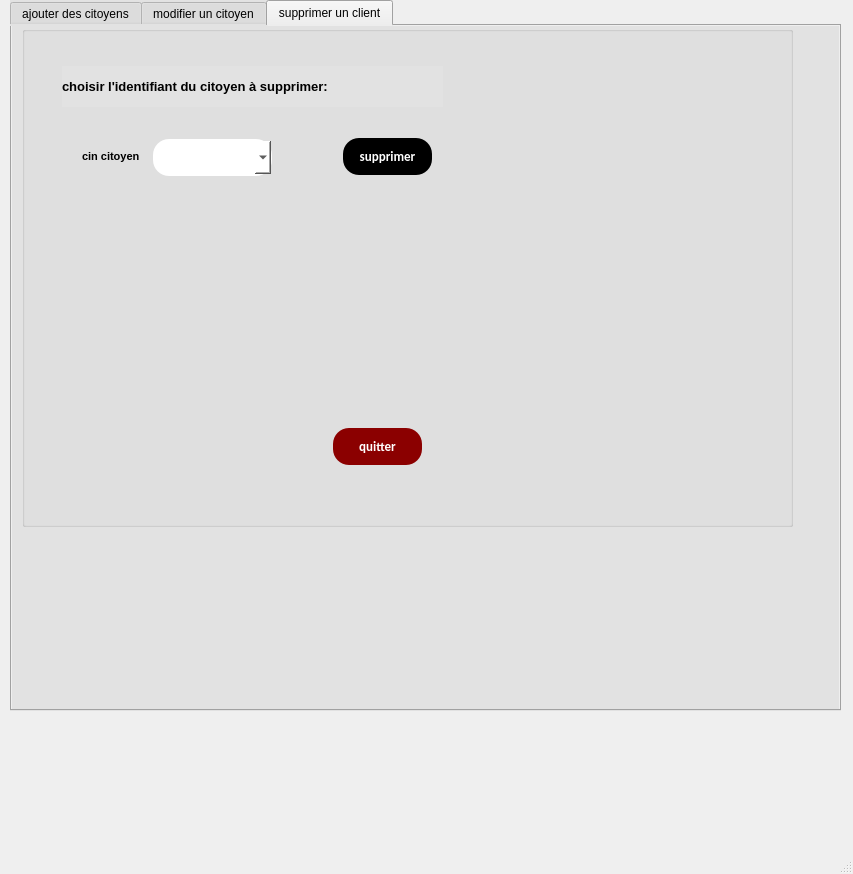
<?xml version="1.0" encoding="UTF-8"?>
<ui version="4.0">
 <class>MainWindow</class>
 <widget class="QMainWindow" name="MainWindow">
  <property name="geometry">
   <rect>
    <x>0</x>
    <y>0</y>
    <width>853</width>
    <height>874</height>
   </rect>
  </property>
  <property name="windowTitle">
   <string>MainWindow</string>
  </property>
  <widget class="QWidget" name="centralwidget">
   <widget class="QTabWidget" name="tabWidget_2">
    <property name="geometry">
     <rect>
      <x>10</x>
      <y>0</y>
      <width>831</width>
      <height>711</height>
     </rect>
    </property>
    <property name="styleSheet">
     <string notr="true">background-color:rgb(226, 226, 226);</string>
    </property>
    <property name="currentIndex">
     <number>2</number>
    </property>
    <widget class="QWidget" name="modif_cl">
     <attribute name="title">
      <string>ajouter des citoyens</string>
     </attribute>
     <widget class="QGroupBox" name="ajout_cl">
      <property name="geometry">
       <rect>
        <x>0</x>
        <y>0</y>
        <width>771</width>
        <height>731</height>
       </rect>
      </property>
      <property name="styleSheet">
       <string notr="true">background-color:rgb(226, 226, 226);</string>
      </property>
      <property name="title">
       <string/>
      </property>
      <widget class="QLineEdit" name="lineEdit_3">
       <property name="geometry">
        <rect>
         <x>300</x>
         <y>230</y>
         <width>141</width>
         <height>41</height>
        </rect>
       </property>
       <property name="font">
        <font>
         <family>calibri</family>
         <pointsize>-1</pointsize>
         <weight>75</weight>
         <bold>true</bold>
         <underline>false</underline>
         <strikeout>false</strikeout>
        </font>
       </property>
       <property name="styleSheet">
        <string notr="true">background-color: black	;
  border: none;
  color: white;
  padding: 10px;
  text-align: center;
  text-decoration: none;
font-family:calibri;
  display: inline-block;
  font-size: 13px;
  margin: 2px 1px;
  border-radius : 16px;</string>
       </property>
       <property name="text">
        <string>Affichage des citoyens</string>
       </property>
       <property name="readOnly">
        <bool>true</bool>
       </property>
      </widget>
      <widget class="QPushButton" name="pushButton_11">
       <property name="geometry">
        <rect>
         <x>320</x>
         <y>510</y>
         <width>101</width>
         <height>41</height>
        </rect>
       </property>
       <property name="font">
        <font>
         <family>calibri</family>
         <pointsize>-1</pointsize>
         <weight>75</weight>
         <italic>false</italic>
         <bold>true</bold>
         <underline>false</underline>
         <strikeout>false</strikeout>
         <kerning>true</kerning>
        </font>
       </property>
       <property name="autoFillBackground">
        <bool>false</bool>
       </property>
       <property name="styleSheet">
        <string notr="true">background-color: #8B0000	;
  border: none;
  color: white;
  padding: 10px;
  text-align: center;
  text-decoration: none;
font-family:calibri;
  display: inline-block;
  font-size: 13px;
  margin: 2px 1px;
  border-radius : 16px;</string>
       </property>
       <property name="text">
        <string>quitter</string>
       </property>
      </widget>
      <widget class="QPushButton" name="pushButton_ajout">
       <property name="geometry">
        <rect>
         <x>650</x>
         <y>110</y>
         <width>101</width>
         <height>41</height>
        </rect>
       </property>
       <property name="font">
        <font>
         <family>calibri</family>
         <pointsize>-1</pointsize>
         <weight>75</weight>
         <italic>false</italic>
         <bold>true</bold>
         <underline>false</underline>
         <strikeout>false</strikeout>
         <kerning>true</kerning>
        </font>
       </property>
       <property name="autoFillBackground">
        <bool>false</bool>
       </property>
       <property name="styleSheet">
        <string notr="true">background-color: black	;
  border: none;
  color: white;
  padding: 10px;
  text-align: center;
  text-decoration: none;
font-family:calibri;
  display: inline-block;
  font-size: 13px;
  margin: 2px 1px;
  border-radius : 16px;</string>
       </property>
       <property name="text">
        <string>Ajouter</string>
       </property>
      </widget>
      <widget class="QLabel" name="label_5">
       <property name="geometry">
        <rect>
         <x>260</x>
         <y>21</y>
         <width>61</width>
         <height>21</height>
        </rect>
       </property>
       <property name="font">
        <font>
         <pointsize>8</pointsize>
         <weight>75</weight>
         <italic>false</italic>
         <bold>true</bold>
        </font>
       </property>
       <property name="text">
        <string>affinites</string>
       </property>
      </widget>
      <widget class="QLineEdit" name="le_prenom">
       <property name="geometry">
        <rect>
         <x>110</x>
         <y>121</y>
         <width>113</width>
         <height>41</height>
        </rect>
       </property>
       <property name="styleSheet">
        <string notr="true">background-color: white	;
  border: none;
  color: black;
  padding: 10px;
  text-align: center;
  text-decoration: none;
font-family:calibri;
  display: inline-block;
  font-size: 13px;
  margin: 2px 1px;
  border-radius : 16px;</string>
       </property>
       <property name="text">
        <string/>
       </property>
       <property name="readOnly">
        <bool>false</bool>
       </property>
      </widget>
      <widget class="QLineEdit" name="le_id">
       <property name="geometry">
        <rect>
         <x>110</x>
         <y>21</y>
         <width>113</width>
         <height>41</height>
        </rect>
       </property>
       <property name="styleSheet">
        <string notr="true">background-color: white	;
  border: none;
  color: black;
  padding: 10px;
  text-align: center;
  text-decoration: none;
font-family:calibri;
  display: inline-block;
  font-size: 13px;
  margin: 2px 1px;
  border-radius : 16px;</string>
       </property>
       <property name="readOnly">
        <bool>false</bool>
       </property>
      </widget>
      <widget class="QLineEdit" name="le_page">
       <property name="geometry">
        <rect>
         <x>360</x>
         <y>120</y>
         <width>113</width>
         <height>41</height>
        </rect>
       </property>
       <property name="styleSheet">
        <string notr="true">background-color: white	;
  border: none;
  color: black;
  padding: 10px;
  text-align: center;
  text-decoration: none;
font-family:calibri;
  display: inline-block;
  font-size: 13px;
  margin: 2px 1px;
  border-radius : 16px;</string>
       </property>
       <property name="text">
        <string/>
       </property>
       <property name="readOnly">
        <bool>false</bool>
       </property>
      </widget>
      <widget class="QLabel" name="label_3">
       <property name="geometry">
        <rect>
         <x>260</x>
         <y>121</y>
         <width>101</width>
         <height>20</height>
        </rect>
       </property>
       <property name="font">
        <font>
         <pointsize>8</pointsize>
         <weight>75</weight>
         <italic>false</italic>
         <bold>true</bold>
        </font>
       </property>
       <property name="text">
        <string>nb pages</string>
       </property>
      </widget>
      <widget class="QLabel" name="label_2">
       <property name="geometry">
        <rect>
         <x>20</x>
         <y>31</y>
         <width>71</width>
         <height>20</height>
        </rect>
       </property>
       <property name="font">
        <font>
         <pointsize>8</pointsize>
         <weight>75</weight>
         <italic>false</italic>
         <bold>true</bold>
        </font>
       </property>
       <property name="text">
        <string>cin citoyen</string>
       </property>
      </widget>
      <widget class="QLineEdit" name="le_nom">
       <property name="geometry">
        <rect>
         <x>110</x>
         <y>70</y>
         <width>113</width>
         <height>41</height>
        </rect>
       </property>
       <property name="styleSheet">
        <string notr="true">background-color: white	;
  border: none;
  color: black;
  padding: 10px;
  text-align: center;
  text-decoration: none;
font-family:calibri;
  display: inline-block;
  font-size: 13px;
  margin: 2px 1px;
  border-radius : 16px;</string>
       </property>
       <property name="readOnly">
        <bool>false</bool>
       </property>
      </widget>
      <widget class="QLineEdit" name="le_affinite">
       <property name="geometry">
        <rect>
         <x>360</x>
         <y>11</y>
         <width>113</width>
         <height>41</height>
        </rect>
       </property>
       <property name="styleSheet">
        <string notr="true">background-color: white	;
  border: none;
  color: black;
  padding: 10px;
  text-align: center;
  text-decoration: none;
font-family:calibri;
  display: inline-block;
  font-size: 13px;
  margin: 2px 1px;
  border-radius : 16px;</string>
       </property>
       <property name="readOnly">
        <bool>false</bool>
       </property>
      </widget>
      <widget class="QLineEdit" name="le_livre">
       <property name="geometry">
        <rect>
         <x>360</x>
         <y>61</y>
         <width>113</width>
         <height>41</height>
        </rect>
       </property>
       <property name="styleSheet">
        <string notr="true">background-color: white	;
  border: none;
  color: black;
  padding: 10px;
  text-align: center;
  text-decoration: none;
font-family:calibri;
  display: inline-block;
  font-size: 13px;
  margin: 2px 1px;
  border-radius : 16px;</string>
       </property>
       <property name="text">
        <string/>
       </property>
       <property name="readOnly">
        <bool>false</bool>
       </property>
      </widget>
      <widget class="QLabel" name="label_4">
       <property name="geometry">
        <rect>
         <x>260</x>
         <y>71</y>
         <width>47</width>
         <height>21</height>
        </rect>
       </property>
       <property name="font">
        <font>
         <pointsize>8</pointsize>
         <weight>75</weight>
         <italic>false</italic>
         <bold>true</bold>
        </font>
       </property>
       <property name="text">
        <string>livre</string>
       </property>
      </widget>
      <widget class="QLabel" name="label_6">
       <property name="geometry">
        <rect>
         <x>10</x>
         <y>81</y>
         <width>91</width>
         <height>20</height>
        </rect>
       </property>
       <property name="font">
        <font>
         <pointsize>8</pointsize>
         <weight>75</weight>
         <italic>false</italic>
         <bold>true</bold>
        </font>
       </property>
       <property name="text">
        <string>nom citoyen</string>
       </property>
      </widget>
      <widget class="QLabel" name="label_8">
       <property name="geometry">
        <rect>
         <x>10</x>
         <y>131</y>
         <width>101</width>
         <height>21</height>
        </rect>
       </property>
       <property name="font">
        <font>
         <pointsize>8</pointsize>
         <weight>75</weight>
         <italic>false</italic>
         <bold>true</bold>
        </font>
       </property>
       <property name="text">
        <string>prenom citoyen</string>
       </property>
      </widget>
      <widget class="QTableView" name="tab_citoyen">
       <property name="geometry">
        <rect>
         <x>90</x>
         <y>280</y>
         <width>601</width>
         <height>121</height>
        </rect>
       </property>
       <property name="styleSheet">
        <string notr="true">background-color:white;
border-radius:16px</string>
       </property>
      </widget>
      <widget class="QLineEdit" name="le_duree">
       <property name="geometry">
        <rect>
         <x>650</x>
         <y>60</y>
         <width>113</width>
         <height>41</height>
        </rect>
       </property>
       <property name="styleSheet">
        <string notr="true">background-color: white	;
  border: none;
  color: black;
  padding: 10px;
  text-align: center;
  text-decoration: none;
font-family:calibri;
  display: inline-block;
  font-size: 13px;
  margin: 2px 1px;
  border-radius : 16px;</string>
       </property>
       <property name="text">
        <string/>
       </property>
       <property name="readOnly">
        <bool>false</bool>
       </property>
      </widget>
      <widget class="QLineEdit" name="le_poste">
       <property name="geometry">
        <rect>
         <x>650</x>
         <y>10</y>
         <width>113</width>
         <height>41</height>
        </rect>
       </property>
       <property name="styleSheet">
        <string notr="true">background-color: white	;
  border: none;
  color: black;
  padding: 10px;
  text-align: center;
  text-decoration: none;
font-family:calibri;
  display: inline-block;
  font-size: 13px;
  margin: 2px 1px;
  border-radius : 16px;</string>
       </property>
       <property name="readOnly">
        <bool>false</bool>
       </property>
      </widget>
      <widget class="QLabel" name="label_7">
       <property name="geometry">
        <rect>
         <x>520</x>
         <y>80</y>
         <width>47</width>
         <height>21</height>
        </rect>
       </property>
       <property name="font">
        <font>
         <pointsize>8</pointsize>
         <weight>75</weight>
         <italic>false</italic>
         <bold>true</bold>
        </font>
       </property>
       <property name="text">
        <string>duree</string>
       </property>
      </widget>
      <widget class="QLabel" name="label_18">
       <property name="geometry">
        <rect>
         <x>520</x>
         <y>30</y>
         <width>81</width>
         <height>21</height>
        </rect>
       </property>
       <property name="font">
        <font>
         <pointsize>8</pointsize>
         <weight>75</weight>
         <italic>false</italic>
         <bold>true</bold>
        </font>
       </property>
       <property name="text">
        <string>poste vides</string>
       </property>
      </widget>
     </widget>
    </widget>
    <widget class="QWidget" name="tab_4">
     <attribute name="title">
      <string>modifier un citoyen</string>
     </attribute>
     <widget class="QGroupBox" name="groupBox_3">
      <property name="geometry">
       <rect>
        <x>0</x>
        <y>0</y>
        <width>781</width>
        <height>491</height>
       </rect>
      </property>
      <property name="font">
       <font>
        <pointsize>11</pointsize>
        <weight>75</weight>
        <bold>true</bold>
       </font>
      </property>
      <property name="styleSheet">
       <string notr="true">background-color:rgb(226, 226, 226);</string>
      </property>
      <property name="title">
       <string/>
      </property>
      <widget class="QLabel" name="label_9">
       <property name="geometry">
        <rect>
         <x>30</x>
         <y>40</y>
         <width>361</width>
         <height>41</height>
        </rect>
       </property>
       <property name="font">
        <font>
         <pointsize>10</pointsize>
         <weight>75</weight>
         <italic>false</italic>
         <bold>true</bold>
        </font>
       </property>
       <property name="text">
        <string>choisir  l'identifiant du citoyen à modifier:</string>
       </property>
      </widget>
      <widget class="QLabel" name="label_10">
       <property name="geometry">
        <rect>
         <x>50</x>
         <y>110</y>
         <width>71</width>
         <height>20</height>
        </rect>
       </property>
       <property name="font">
        <font>
         <pointsize>8</pointsize>
         <weight>75</weight>
         <italic>false</italic>
         <bold>true</bold>
        </font>
       </property>
       <property name="styleSheet">
        <string notr="true">background-color:transparent;</string>
       </property>
       <property name="text">
        <string>cin Citoyen</string>
       </property>
      </widget>
      <widget class="QPushButton" name="pushButton_5">
       <property name="geometry">
        <rect>
         <x>340</x>
         <y>410</y>
         <width>91</width>
         <height>41</height>
        </rect>
       </property>
       <property name="font">
        <font>
         <family>calibri</family>
         <pointsize>-1</pointsize>
         <weight>75</weight>
         <italic>false</italic>
         <bold>true</bold>
         <underline>false</underline>
         <strikeout>false</strikeout>
         <kerning>true</kerning>
        </font>
       </property>
       <property name="autoFillBackground">
        <bool>false</bool>
       </property>
       <property name="styleSheet">
        <string notr="true">background-color: #8B0000	;
  border: none;
  color: white;
  padding: 10px;
  text-align: center;
  text-decoration: none;
font-family:calibri;
  display: inline-block;
  font-size: 13px;
  margin: 2px 1px;
  border-radius : 16px;</string>
       </property>
       <property name="text">
        <string>quitter</string>
       </property>
      </widget>
      <widget class="QPushButton" name="pushButton_2">
       <property name="geometry">
        <rect>
         <x>690</x>
         <y>210</y>
         <width>91</width>
         <height>41</height>
        </rect>
       </property>
       <property name="font">
        <font>
         <family>calibri</family>
         <pointsize>-1</pointsize>
         <weight>75</weight>
         <italic>false</italic>
         <bold>true</bold>
         <underline>false</underline>
         <strikeout>false</strikeout>
         <kerning>true</kerning>
        </font>
       </property>
       <property name="autoFillBackground">
        <bool>false</bool>
       </property>
       <property name="styleSheet">
        <string notr="true">background-color: black	;
  border: none;
  color: white;
  padding: 10px;
  text-align: center;
  text-decoration: none;
font-family:calibri;
  display: inline-block;
  font-size: 13px;
  margin: 2px 1px;
  border-radius : 16px;</string>
       </property>
       <property name="text">
        <string>modifier</string>
       </property>
      </widget>
      <widget class="QComboBox" name="cb_id_modif">
       <property name="geometry">
        <rect>
         <x>130</x>
         <y>101</y>
         <width>101</width>
         <height>41</height>
        </rect>
       </property>
       <property name="styleSheet">
        <string notr="true">background-color: white	;
  border: none;
  color: black;
  padding: 10px;
  text-align: center;
  text-decoration: none;
font-family:calibri;
  display: inline-block;
  font-size: 13px;
  margin: 2px 1px;
  border-radius : 16px;</string>
       </property>
      </widget>
      <widget class="QLabel" name="label_20">
       <property name="geometry">
        <rect>
         <x>280</x>
         <y>210</y>
         <width>101</width>
         <height>20</height>
        </rect>
       </property>
       <property name="font">
        <font>
         <pointsize>8</pointsize>
         <weight>75</weight>
         <italic>false</italic>
         <bold>true</bold>
        </font>
       </property>
       <property name="text">
        <string>nb pages</string>
       </property>
      </widget>
      <widget class="QLineEdit" name="le_poste_modif">
       <property name="geometry">
        <rect>
         <x>670</x>
         <y>99</y>
         <width>113</width>
         <height>41</height>
        </rect>
       </property>
       <property name="styleSheet">
        <string notr="true">background-color: white	;
  border: none;
  color: black;
  padding: 10px;
  text-align: center;
  text-decoration: none;
font-family:calibri;
  display: inline-block;
  font-size: 13px;
  margin: 2px 1px;
  border-radius : 16px;</string>
       </property>
       <property name="readOnly">
        <bool>false</bool>
       </property>
      </widget>
      <widget class="QLineEdit" name="le_affinite_modif">
       <property name="geometry">
        <rect>
         <x>380</x>
         <y>100</y>
         <width>113</width>
         <height>41</height>
        </rect>
       </property>
       <property name="styleSheet">
        <string notr="true">background-color: white	;
  border: none;
  color: black;
  padding: 10px;
  text-align: center;
  text-decoration: none;
font-family:calibri;
  display: inline-block;
  font-size: 13px;
  margin: 2px 1px;
  border-radius : 16px;</string>
       </property>
       <property name="readOnly">
        <bool>false</bool>
       </property>
      </widget>
      <widget class="QLineEdit" name="le_duree_modif">
       <property name="geometry">
        <rect>
         <x>670</x>
         <y>149</y>
         <width>113</width>
         <height>41</height>
        </rect>
       </property>
       <property name="styleSheet">
        <string notr="true">background-color: white	;
  border: none;
  color: black;
  padding: 10px;
  text-align: center;
  text-decoration: none;
font-family:calibri;
  display: inline-block;
  font-size: 13px;
  margin: 2px 1px;
  border-radius : 16px;</string>
       </property>
       <property name="text">
        <string/>
       </property>
       <property name="readOnly">
        <bool>false</bool>
       </property>
      </widget>
      <widget class="QLineEdit" name="le_livre_modif">
       <property name="geometry">
        <rect>
         <x>380</x>
         <y>150</y>
         <width>113</width>
         <height>41</height>
        </rect>
       </property>
       <property name="styleSheet">
        <string notr="true">background-color: white	;
  border: none;
  color: black;
  padding: 10px;
  text-align: center;
  text-decoration: none;
font-family:calibri;
  display: inline-block;
  font-size: 13px;
  margin: 2px 1px;
  border-radius : 16px;</string>
       </property>
       <property name="text">
        <string/>
       </property>
       <property name="readOnly">
        <bool>false</bool>
       </property>
      </widget>
      <widget class="QLabel" name="label_19">
       <property name="geometry">
        <rect>
         <x>540</x>
         <y>119</y>
         <width>81</width>
         <height>21</height>
        </rect>
       </property>
       <property name="font">
        <font>
         <pointsize>8</pointsize>
         <weight>75</weight>
         <italic>false</italic>
         <bold>true</bold>
        </font>
       </property>
       <property name="text">
        <string>poste vides</string>
       </property>
      </widget>
      <widget class="QLabel" name="label_15">
       <property name="geometry">
        <rect>
         <x>280</x>
         <y>110</y>
         <width>61</width>
         <height>21</height>
        </rect>
       </property>
       <property name="font">
        <font>
         <pointsize>8</pointsize>
         <weight>75</weight>
         <italic>false</italic>
         <bold>true</bold>
        </font>
       </property>
       <property name="text">
        <string>affinites</string>
       </property>
      </widget>
      <widget class="QLabel" name="label_14">
       <property name="geometry">
        <rect>
         <x>280</x>
         <y>160</y>
         <width>47</width>
         <height>21</height>
        </rect>
       </property>
       <property name="font">
        <font>
         <pointsize>8</pointsize>
         <weight>75</weight>
         <italic>false</italic>
         <bold>true</bold>
        </font>
       </property>
       <property name="text">
        <string>livre</string>
       </property>
      </widget>
      <widget class="QLineEdit" name="le_page_modif">
       <property name="geometry">
        <rect>
         <x>380</x>
         <y>209</y>
         <width>113</width>
         <height>41</height>
        </rect>
       </property>
       <property name="styleSheet">
        <string notr="true">background-color: white	;
  border: none;
  color: black;
  padding: 10px;
  text-align: center;
  text-decoration: none;
font-family:calibri;
  display: inline-block;
  font-size: 13px;
  margin: 2px 1px;
  border-radius : 16px;</string>
       </property>
       <property name="text">
        <string/>
       </property>
       <property name="readOnly">
        <bool>false</bool>
       </property>
      </widget>
      <widget class="QLabel" name="label_11">
       <property name="geometry">
        <rect>
         <x>540</x>
         <y>169</y>
         <width>47</width>
         <height>21</height>
        </rect>
       </property>
       <property name="font">
        <font>
         <pointsize>8</pointsize>
         <weight>75</weight>
         <italic>false</italic>
         <bold>true</bold>
        </font>
       </property>
       <property name="text">
        <string>duree</string>
       </property>
      </widget>
      <widget class="QLineEdit" name="le_prenom_modif">
       <property name="geometry">
        <rect>
         <x>130</x>
         <y>210</y>
         <width>113</width>
         <height>41</height>
        </rect>
       </property>
       <property name="styleSheet">
        <string notr="true">background-color: white	;
  border: none;
  color: black;
  padding: 10px;
  text-align: center;
  text-decoration: none;
font-family:calibri;
  display: inline-block;
  font-size: 13px;
  margin: 2px 1px;
  border-radius : 16px;</string>
       </property>
       <property name="text">
        <string/>
       </property>
       <property name="readOnly">
        <bool>false</bool>
       </property>
      </widget>
      <widget class="QLabel" name="label_12">
       <property name="geometry">
        <rect>
         <x>30</x>
         <y>170</y>
         <width>91</width>
         <height>20</height>
        </rect>
       </property>
       <property name="font">
        <font>
         <pointsize>8</pointsize>
         <weight>75</weight>
         <italic>false</italic>
         <bold>true</bold>
        </font>
       </property>
       <property name="text">
        <string>nom citoyen</string>
       </property>
      </widget>
      <widget class="QLineEdit" name="le_nom_modif">
       <property name="geometry">
        <rect>
         <x>130</x>
         <y>159</y>
         <width>113</width>
         <height>41</height>
        </rect>
       </property>
       <property name="styleSheet">
        <string notr="true">background-color: white	;
  border: none;
  color: black;
  padding: 10px;
  text-align: center;
  text-decoration: none;
font-family:calibri;
  display: inline-block;
  font-size: 13px;
  margin: 2px 1px;
  border-radius : 16px;</string>
       </property>
       <property name="readOnly">
        <bool>false</bool>
       </property>
      </widget>
      <widget class="QLabel" name="label_13">
       <property name="geometry">
        <rect>
         <x>30</x>
         <y>220</y>
         <width>101</width>
         <height>21</height>
        </rect>
       </property>
       <property name="font">
        <font>
         <pointsize>8</pointsize>
         <weight>75</weight>
         <italic>false</italic>
         <bold>true</bold>
        </font>
       </property>
       <property name="text">
        <string>prenom citoyen</string>
       </property>
      </widget>
     </widget>
    </widget>
    <widget class="QWidget" name="supp_cl">
     <attribute name="title">
      <string>supprimer un client</string>
     </attribute>
     <widget class="QGroupBox" name="groupBox_5">
      <property name="geometry">
       <rect>
        <x>10</x>
        <y>0</y>
        <width>771</width>
        <height>501</height>
       </rect>
      </property>
      <property name="font">
       <font>
        <pointsize>11</pointsize>
        <weight>75</weight>
        <bold>true</bold>
       </font>
      </property>
      <property name="styleSheet">
       <string notr="true">background-color:rgb(226, 226, 226);</string>
      </property>
      <property name="title">
       <string/>
      </property>
      <widget class="QLabel" name="label_16">
       <property name="geometry">
        <rect>
         <x>40</x>
         <y>40</y>
         <width>381</width>
         <height>41</height>
        </rect>
       </property>
       <property name="font">
        <font>
         <pointsize>10</pointsize>
         <weight>75</weight>
         <italic>false</italic>
         <bold>true</bold>
        </font>
       </property>
       <property name="text">
        <string>choisir l'identifiant du citoyen à supprimer:</string>
       </property>
      </widget>
      <widget class="QLabel" name="label_17">
       <property name="geometry">
        <rect>
         <x>60</x>
         <y>120</y>
         <width>71</width>
         <height>20</height>
        </rect>
       </property>
       <property name="font">
        <font>
         <pointsize>8</pointsize>
         <weight>75</weight>
         <italic>false</italic>
         <bold>true</bold>
        </font>
       </property>
       <property name="styleSheet">
        <string notr="true">background-color:transparent;</string>
       </property>
       <property name="text">
        <string>cin citoyen</string>
       </property>
      </widget>
      <widget class="QPushButton" name="pb_supprimer">
       <property name="geometry">
        <rect>
         <x>320</x>
         <y>110</y>
         <width>91</width>
         <height>41</height>
        </rect>
       </property>
       <property name="font">
        <font>
         <family>calibri</family>
         <pointsize>-1</pointsize>
         <weight>75</weight>
         <bold>true</bold>
         <underline>false</underline>
         <strikeout>false</strikeout>
        </font>
       </property>
       <property name="styleSheet">
        <string notr="true">background-color: black	;
  border: none;
  color: white;
  padding: 10px;
  text-align: center;
  text-decoration: none;
font-family:calibri;
  display: inline-block;
  font-size: 13px;
  margin: 2px 1px;
  border-radius : 16px;</string>
       </property>
       <property name="text">
        <string>supprimer</string>
       </property>
      </widget>
      <widget class="QPushButton" name="pushButton_10">
       <property name="geometry">
        <rect>
         <x>310</x>
         <y>400</y>
         <width>91</width>
         <height>41</height>
        </rect>
       </property>
       <property name="font">
        <font>
         <family>calibri</family>
         <pointsize>-1</pointsize>
         <weight>75</weight>
         <italic>false</italic>
         <bold>true</bold>
         <underline>false</underline>
         <strikeout>false</strikeout>
         <kerning>true</kerning>
        </font>
       </property>
       <property name="autoFillBackground">
        <bool>false</bool>
       </property>
       <property name="styleSheet">
        <string notr="true">background-color: #8B0000	;
  border: none;
  color: white;
  padding: 10px;
  text-align: center;
  text-decoration: none;
font-family:calibri;
  display: inline-block;
  font-size: 13px;
  margin: 2px 1px;
  border-radius : 16px;</string>
       </property>
       <property name="text">
        <string>quitter</string>
       </property>
      </widget>
      <widget class="QComboBox" name="cb_id_supp">
       <property name="geometry">
        <rect>
         <x>130</x>
         <y>111</y>
         <width>121</width>
         <height>41</height>
        </rect>
       </property>
       <property name="styleSheet">
        <string notr="true">background-color: white	;
  border: none;
  color: black;
  padding: 10px;
  text-align: center;
  text-decoration: none;
font-family:calibri;
  display: inline-block;
  font-size: 13px;
  margin: 2px 1px;
  border-radius : 16px;</string>
       </property>
      </widget>
     </widget>
    </widget>
   </widget>
  </widget>
  <widget class="QMenuBar" name="menubar">
   <property name="geometry">
    <rect>
     <x>0</x>
     <y>0</y>
     <width>853</width>
     <height>26</height>
    </rect>
   </property>
  </widget>
  <widget class="QStatusBar" name="statusbar"/>
 </widget>
 <resources/>
 <connections/>
</ui>
